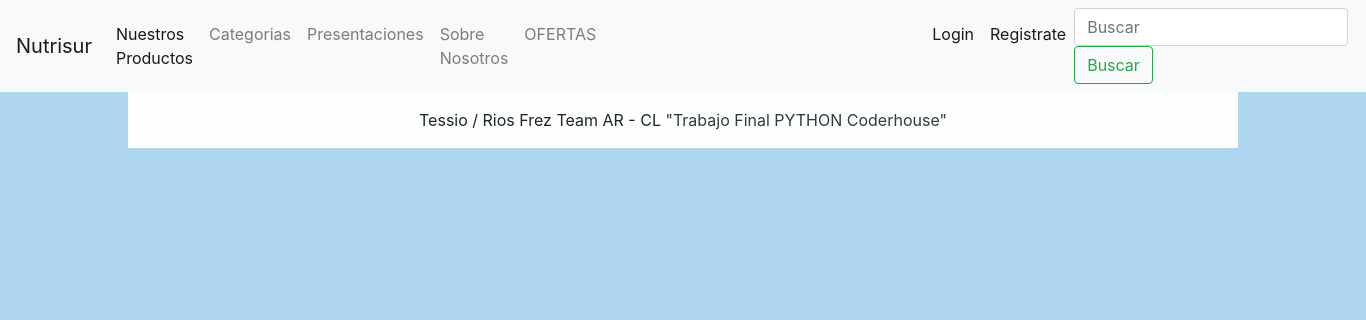
Page /about/ on the earlier database version.
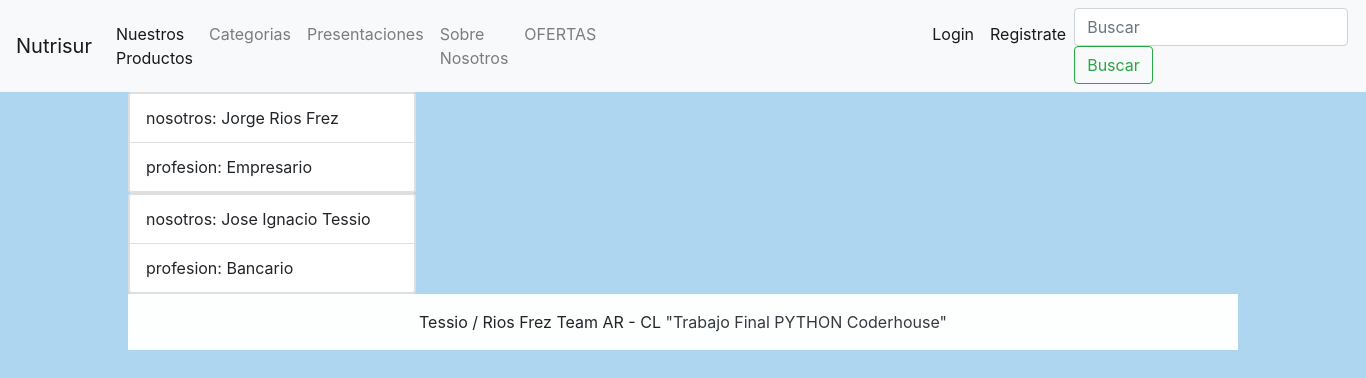
Same page on the later database version.
### nutrisur/models.py (models this page shows)
class About(models.Model):
    nosotros = models.CharField(max_length=50)
    profesion = models.CharField(max_length=50)

### nutrisur/views.py (the view)
# urls.py: path('about/', about, name ='about')
def about(request):
    consulta = About.objects.all()
    context = {'About': consulta}
    return render(request, "about.html", context=context)

### templates/about.html (shortened to what this page needs)
{% extends 'base.html' %}
{% block contenido_que_cambia %}
{% for i in About %}
<div class="card" style="width: 18rem;">
    <ul class="list-group list-group-light">
      <li class="list-group-item px-3">nosotros: {{i.nosotros}}</li>
      <li class="list-group-item px-3">profesion: {{i.profesion}} </li>
    </ul>
  </div>
  {% endfor %}
{% endblock %}

### templates/base.html (shortened to what this page needs)
<!DOCTYPE html>
<html lang="en">
<head>
    <link rel="stylesheet" href="https://cdn.jsdelivr.net/npm/bootstrap@4.6.2/dist/css/bootstrap.min.css"
>
</head>
<body style="background-color: #AED6F1">
    <nav class="navbar navbar-expand-lg navbar-light bg-light">
        <a class="navbar-brand" href="/">Nutrisur</a>
        <div class="collapse navbar-collapse" id="navbarSupportedContent">
            <ul class="navbar-nav mr-auto">
                <li class="nav-item active">
                    <a class="nav-link" href="/Healthdrink/"> Nuestros Productos</a>
                </li>
                <li class="nav-item">
                    <a class="nav-link" href="/Category/"> Categorias </a>
                </li>
                <li class="nav-item">
                    <a class="nav-link" href="/Container/"> Presentaciones </a>
                </li>
                <li class="nav-item">
                    <a class="nav-link" href="/about/"> Sobre Nosotros </a>
                </li>
                <li class="nav-item">
                    <a class="nav-link" href="/sale/" style="margin-right: 20rem ;"> OFERTAS </a>
                </li>
                {% if request.user.is_authenticated %}
                <li class="nav-item active">
                    <a class="nav-link" href="/users/logout/">Logout</a>
                </li>
                {% else %}
                <li class="nav-item active">
                    <a class="nav-link" href="/users/login/">Login</a>
                </li>
                <li class="nav-item active">
                    <a class="nav-link" href="/users/register/">Registrate</a>
                </li>
                {% endif %}
            </ul>
            <form class="form-inline my-2 my-lg-0" action="/search_products/" method="GET">
                <input class="form-control mr-sm-2" type="search" placeholder="Buscar" aria-label="Search" name = 'search'>
                <button class="btn btn-outline-success my-2 my-sm-0" type="submit">Buscar</button>
            </form>
        </div>
    </nav>
    <div class="container">
    {% block contenido_que_cambia %}{% endblock %}
    <footer class="bg-light text-center text-lg-start">
        <div class="text-center p-3" style="background-color: #FDFEFE">
            Tessio / Rios Frez
            Team AR - CL
            <a class="text-dark" href="https://mdbootstrap.com/"> "Trabajo Final PYTHON Coderhouse"</a>
        </div>
    </footer>
</body>
</html>

Differences in the rows shown:
added About: nosotros "Jorge Rios Frez", profesion "Empresario"
added About: nosotros "Jose Ignacio Tessio", profesion "Bancario"
